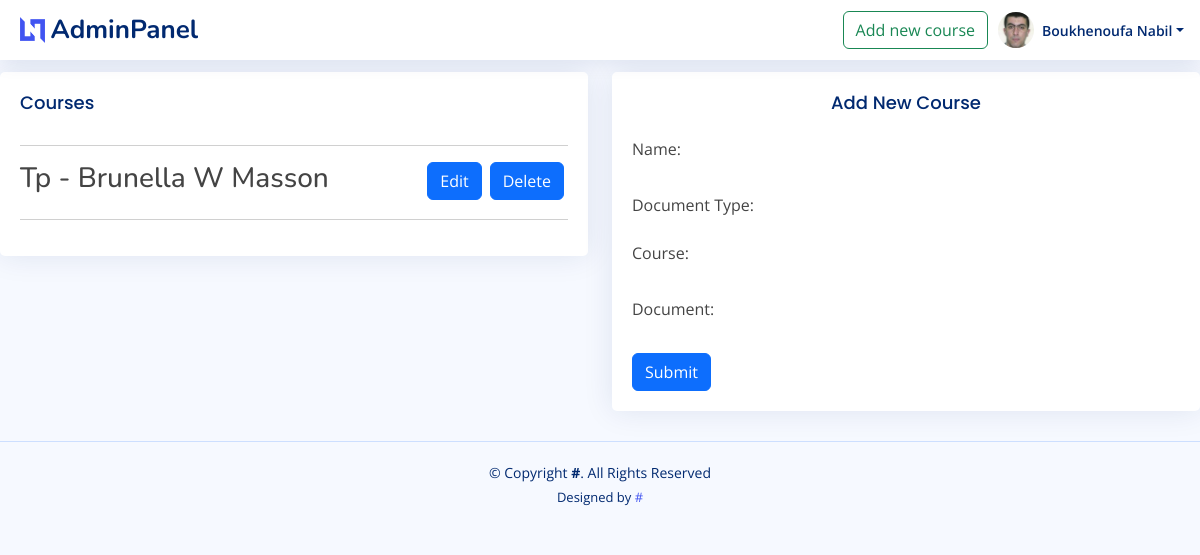
Screenshot of /profpanel/ (signed in) with the database file from the repository.
### core/models.py (models this page shows, shortened)
class User(AbstractBaseUser, PermissionsMixin):
    email = models.EmailField(blank=True, default='', unique=True)
    name = models.CharField(max_length=255, blank=True, default='')
    bio = models.TextField(blank=True, default='')
    image = models.ImageField(upload_to='images', blank=True, null=True , default='images/defaultprofile.png')
    courses = models.ManyToManyField(
        Course,
        blank=True
    )
    is_active = models.BooleanField(default=True)
    is_superuser = models.BooleanField(default=False)
    is_staff = models.BooleanField(default=False)
    date_joined = models.DateTimeField(default=timezone.now)
    last_login = models.DateTimeField(blank=True, null=True)
    objects = CustomUserManager()
    USERNAME_FIELD = 'email'
    EMAIL_FIELD = 'email'
    REQUIRED_FIELDS = []
    class Meta:
        verbose_name = 'User'
        verbose_name_plural = 'Users'

class Document(models.Model):
    name = models.CharField(max_length=255, blank=True, default='')
    documenttype = models.ForeignKey(DocumentType, on_delete=models.CASCADE, default='')
    course = models.ForeignKey(Course, on_delete=models.CASCADE)
    user = models.ForeignKey(User, on_delete=models.CASCADE)
    document = models.FileField(upload_to='documents/')

class DocumentType(models.Model):
    Cours = 'Cours'
    Tp = 'Tp'
    Td = 'Td'
    Extra = 'Extra'
    DEGREE_CHOICES = [
        (Cours, 'Cours'),
        (Tp, 'Tp'),
        (Td, 'Td'),
        (Extra, 'Extra'),
    ]
    name = models.CharField(
        max_length=255,
        choices=DEGREE_CHOICES,
        default=Cours,
        unique=True
    )
    def __str__(self):
        return self.name

### core/views.py (the view)
# urls.py: path('profpanel/', profpanel , name='profpanel'),
@login_required
def profpanel(request):
    user = request.user
    documents = Document.objects.filter(user=user)
    return render(request, 'core/profpanel.html', {'user': user, 'documents': documents})

### core/templates/core/profpanel.html (shortened to what this page needs)
{% load static %}
<!DOCTYPE html>
<html lang="en">
<head>
  <link href="{% static 'profpanel/vendor/bootstrap/css/bootstrap.min.css' %}" rel="stylesheet">
  <link href="{% static 'profpanel/vendor/bootstrap-icons/bootstrap-icons.css' %}" rel="stylesheet">
  <link href="{% static 'profpanel/vendor/boxicons/css/boxicons.min.css' %}" rel="stylesheet">
  <link href="{% static 'profpanel/vendor/quill/quill.snow.css' %}" rel="stylesheet">
  <link href="{% static 'profpanel/vendor/quill/quill.bubble.css' %}" rel="stylesheet">
  <link href="{% static 'profpanel/vendor/remixicon/remixicon.css' %}" rel="stylesheet">
  <link href="{% static 'profpanel/vendor/simple-datatables/style.css' %}" rel="stylesheet">
  <link href="{% static 'profpanel/css/style.css' %}" rel="stylesheet">
</head>
<body>
  <header id="header" class="header fixed-top d-flex align-items-center">
    <div class="d-flex align-items-center justify-content-between">
      <a href="{% url 'profpanel' %}" class="logo d-flex align-items-center">
        <img src="{% static 'profpanel/img/logo.png' %}" alt="">
        <span class="d-none d-lg-block">AdminPanel</span>
      </a>
    </div>
    <nav class="header-nav ms-auto">
      <ul class="d-flex align-items-center">
        <a href="{% url 'submit_document' %}"> <button type="button" class="btn btn-outline-success" style="margin-right: 10px;">Add new course</button></a>
        <li class="nav-item dropdown pe-3">
          <a class="nav-link nav-profile d-flex align-items-center pe-0" href="#" data-bs-toggle="dropdown">
            <img src="{{user.image.url}}" alt="Profile" class="rounded-circle">
            <span class="d-none d-md-block dropdown-toggle ps-2">{{user.name}}</span>
          </a>
            </li>
          </ul>
    </nav>
  </header>
  <main class="">
    <br><br><br>
    <section class="section">
      <div class="row">
        <div class="col-lg-6">
          <div class="card">
            <div class="card-body">
              <h5 class="card-title">Courses</h5>
              <hr>
              <div class="d-flex flex-column">{% for document in documents %}
                {% if document.user.name == user.name %}
                  <div class="d-flex">
                    <h3 class="col-lg-9 me-4">{{ document.documenttype }} - {{ document.name }}</h3>
                    <div class="d-flex position-absolute end-0 me-4" >
                      <form  action="">
                        <a href="{% url 'edit_document' document.id %}" class="btn btn-primary me-2">Edit</a>
                      </form>
                      <form method="post" action="{% url 'delete_document' pk=document.pk %}">
                        <input class="btn btn-primary" type="submit" value="Delete">
                      </form>
                    </div>
                  </div>
                {% endif %}
                <hr>
              {% endfor %}
              </div>
            </div>
          </div>
        </div>
        <div class="col-lg-6">
          <div class="card">
            <div class="card-body">
              <h5 class="card-title text-center">Add New Course</h5>
              <form method="post" enctype="multipart/form-data">
                <div class="form-group">
                  <div class="col-sm-6">
                    <label for="{{ form.name.id_for_label }}" class="form-label">Name:</label>
                  </div><br>
                  <div class="col-sm-6">
                    <label for="{{ form.documenttype.id_for_label }}" class="" for="specificSizeSelect">Document Type:</label>
                  </div><br>
                  <div class="col-sm-6">
                    <label for="{{ form.course.id_for_label }}" class="form-label">Course:</label>
                  </div><br>
                  <div class="col-sm-6">
                    <label for="{{ form.document.id_for_label }}" class="form-label">Document:</label>
                  </div><br>
                </div>
                <button type="submit" class="btn btn-primary">Submit</button>
              </form>
            </div>
          </div>
        </div>
      </div>
    </section>
  </main>
  <footer id="" class="footer">
    <div class="copyright">
      &copy; Copyright <strong><span>#</span></strong>. All Rights Reserved
    </div>
    <div class="credits">
      Designed by <a href="">#</a>
    </div>
  </footer>
</body>
</html>

### core/static/profpanel/css/style.css (style rules this page uses)
:root { scroll-behavior: smooth; }
body { font-family: "Open Sans", sans-serif; background: #f6f9ff; color: #444444; }
a { color: #4154f1; text-decoration: none; }
h1, h2, h3, h4, h5, h6 { font-family: "Nunito", sans-serif; }
.card { margin-bottom: 30px; border: none; border-radius: 5px; box-shadow: 0px 0 30px rgba(1, 41, 112, 0.1); }
.card-title { padding: 20px 0 15px 0; font-size: 18px; font-weight: 500; color: #012970; font-family: "Poppins", sans-serif; }
.card-body { padding: 0 20px 20px 20px; }
.logo { line-height: 1; }
@media (min-width: 1200px) { .logo { width: 280px; } }
.logo img { max-height: 26px; margin-right: 6px; }
.logo span { font-size: 26px; font-weight: 700; color: #012970; font-family: "Nunito", sans-serif; }
.header { transition: all 0.5s; z-index: 997; height: 60px; box-shadow: 0px 2px 20px rgba(1, 41, 112, 0.1); background-color: #fff; padding-left: 20px; }
.header-nav ul { list-style: none; }
.header-nav>ul { margin: 0; padding: 0; }
.header-nav .nav-profile { color: #012970; }
.header-nav .nav-profile img { max-height: 36px; }
.header-nav .nav-profile span { font-size: 14px; font-weight: 600; }
.footer { padding: 20px 0; font-size: 14px; transition: all 0.3s; border-top: 1px solid #cddfff; }
.footer .copyright { text-align: center; color: #012970; }
.footer .credits { padding-top: 5px; text-align: center; font-size: 13px; color: #012970; }

### rows the page displays
User: image (picture), name "Boukhenoufa Nabil"
Document: documenttype "Tp", name "Brunella W Masson"
